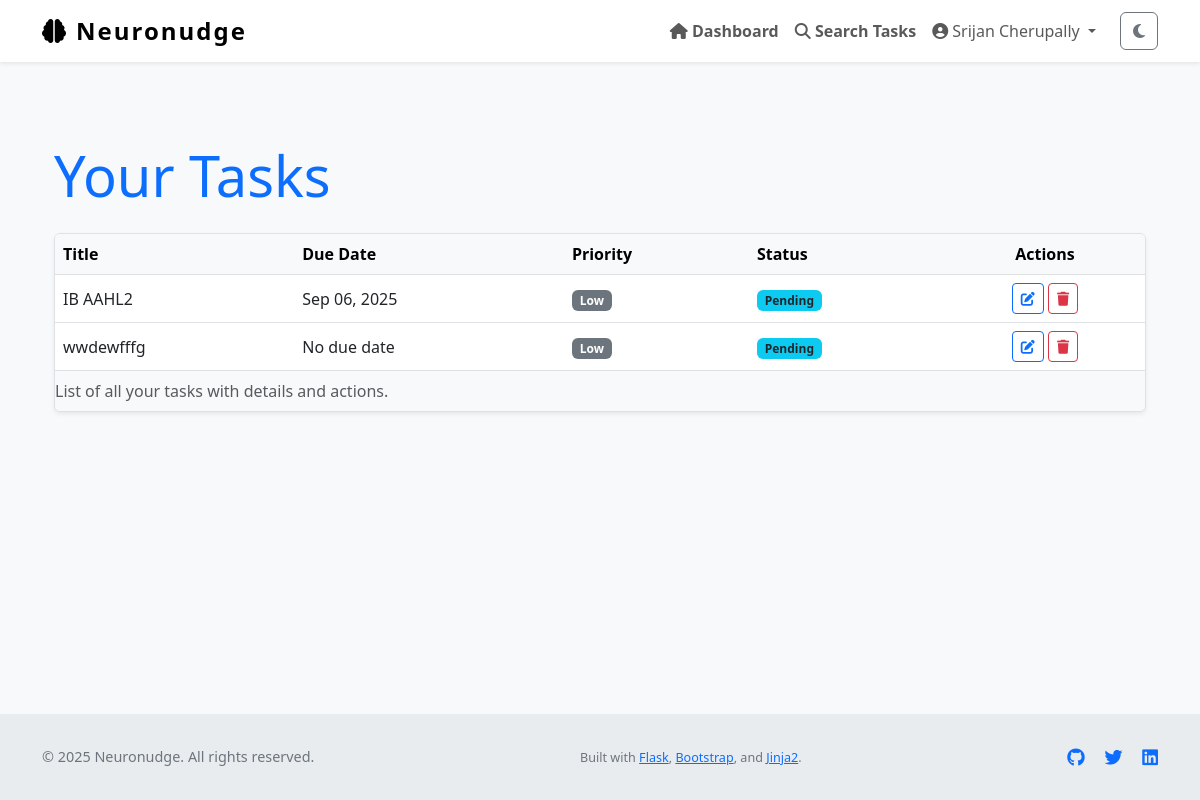
The app's page /tasks (signed in), older data.
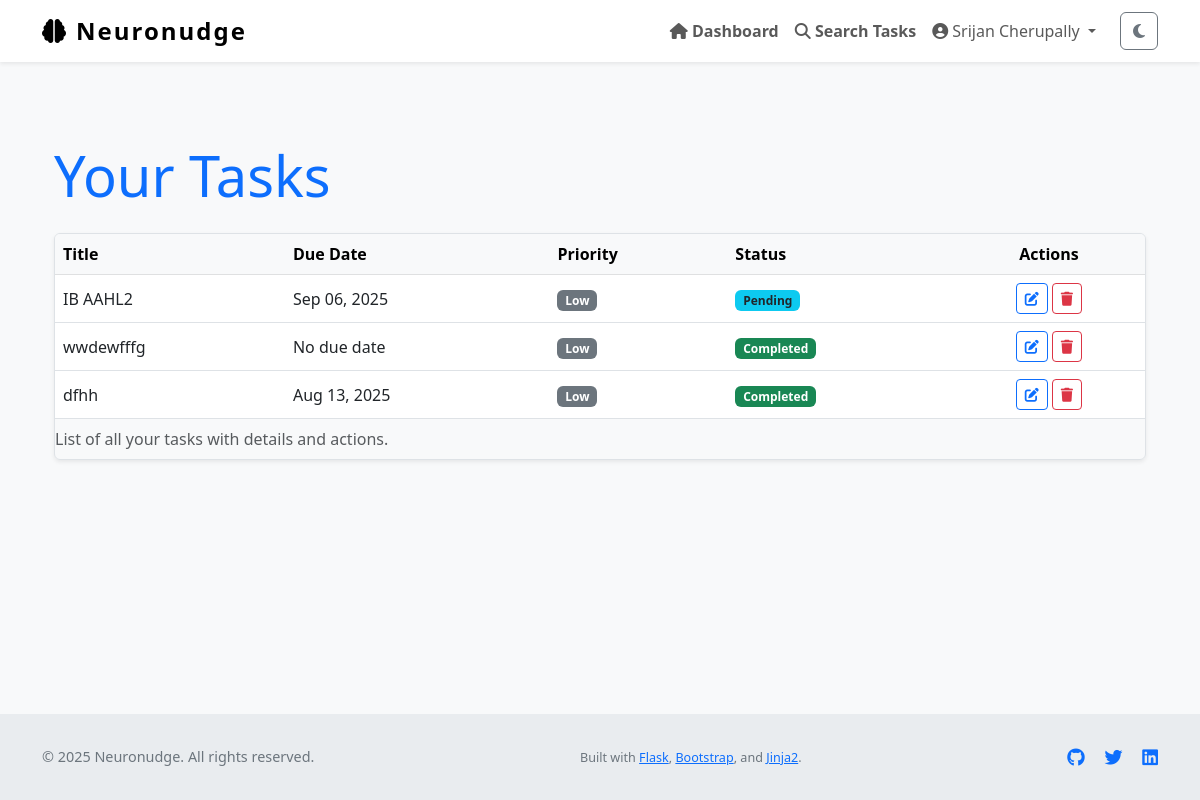
The same page, newer data.
### Neuronudge/models.py (models this page shows, shortened)
class Task(db.Model):
    id = db.Column(db.Integer, primary_key=True)
    title = db.Column(db.String(255), nullable=False)
    description = db.Column(db.Text)
    due_date = db.Column(db.DateTime)
    completed = db.Column(db.Boolean, default=False)
    priority = db.Column(db.Integer, default=3)         # 1 = high, 2 = med, 3 = low
    reminder_set = db.Column(db.Boolean, default=False)
    created_at = db.Column(db.DateTime, default=datetime.utcnow)
    updated_at = db.Column(db.DateTime, default=datetime.utcnow, onupdate=datetime.utcnow)
    user_id = db.Column(db.Integer, db.ForeignKey('user.id'), nullable=False)

### Neuronudge/views.py (the view)
@views.route('/tasks')
@login_required
def task_list():
    page = request.args.get('page', 1, type=int)
    tasks = Task.query.filter_by(user_id=current_user.id).paginate(page=page, per_page=10)
    return render_template('task_list.html', tasks=tasks)

### Neuronudge/__init__.py (called while the page is built)
def create_app():
    app = Flask(__name__)
    app.config['SECRET_KEY'] = os.environ.get("SECRET_KEY", "thisissecret")
    app.config['SQLALCHEMY_DATABASE_URI'] = 'sqlite:///db.sqlite'
    app.config['SQLALCHEMY_TRACK_MODIFICATIONS'] = False
    db.init_app(app)
    from .views import views
    from .auth import auth
    app.register_blueprint(views, url_prefix='/')
    app.register_blueprint(auth, url_prefix='/auth')
    from .models import User
    login_manager = LoginManager()
    login_manager.login_view = 'auth.login'
    login_manager.init_app(app)
    @login_manager.user_loader
    def load_user(id):
        return User.query.get(int(id))
    return app

### Neuronudge/templates/task_list.html (shortened to what this page needs)
{% extends "layout.html" %}
{% block content %}
<section aria-labelledby="taskListHeading" class="my-5">
    <div class="container">
        <h1 id="taskListHeading" class="mb-4 display-4 text-primary">Your Tasks</h1>
        {% if tasks %}
        <div class="table-responsive shadow-sm rounded border">
            <table class="table table-hover align-middle mb-0" aria-describedby="taskListDesc">
                <caption id="taskListDesc">List of all your tasks with details and actions.</caption>
                <thead class="table-light">
                    <tr>
                        <th scope="col">Title</th>
                        <th scope="col">Due Date</th>
                        <th scope="col">Priority</th>
                        <th scope="col">Status</th>
                        <th scope="col" class="text-center">Actions</th>
                    </tr>
                </thead>
                <tbody>
                    {% for task in tasks %}
                    <tr>
                        <td>{{ task.title }}</td>
                        <td>{{ task.due_date.strftime('%b %d, %Y') if task.due_date else 'No due date' }}</td>
                        <td>
                            {% if task.priority == 'High' %}
                                <span class="badge bg-danger">High</span>
                            {% elif task.priority == 'Medium' %}
                                <span class="badge bg-warning text-dark">Medium</span>
                            {% else %}
                                <span class="badge bg-secondary">Low</span>
                            {% endif %}
                        </td>
                        <td>
                            {% if task.completed %}
                                <span class="badge bg-success">Completed</span>
                            {% else %}
                                <span class="badge bg-info text-dark">Pending</span>
                            {% endif %}
                        </td>
                        <td class="text-center">
                            <a href="{{ url_for('views.edit_task', id=task.id) }}" class="btn btn-sm btn-outline-primary" aria-label="Edit task {{ task.title }}">
                                <i class="fa-solid fa-pen-to-square"></i>
                            </a>
                            <button type="button" class="btn btn-sm btn-outline-danger btn-delete-task" data-task-id="{{ task.id }}" aria-label="Delete task {{ task.title }}">
                                <i class="fa-solid fa-trash"></i>
                            </button>
                        </td>
                    </tr>
                    {% endfor %}
                </tbody>
            </table>
        </div>
        {% else %}
        <p class="text-muted text-center fs-5">You have no tasks yet. <a href="{{ url_for('views.task_create') }}">Create your first task now.</a></p>
        {% endif %}
    </div>
</section>
{% endblock %}

Row changes from the older to the newer data that the page shows:
changed Task "wwdewfffg": completed "Pending" → "Completed"
added Task: title "dfhh", due_date "Aug 13, 2025", priority "Low", completed "Completed"
